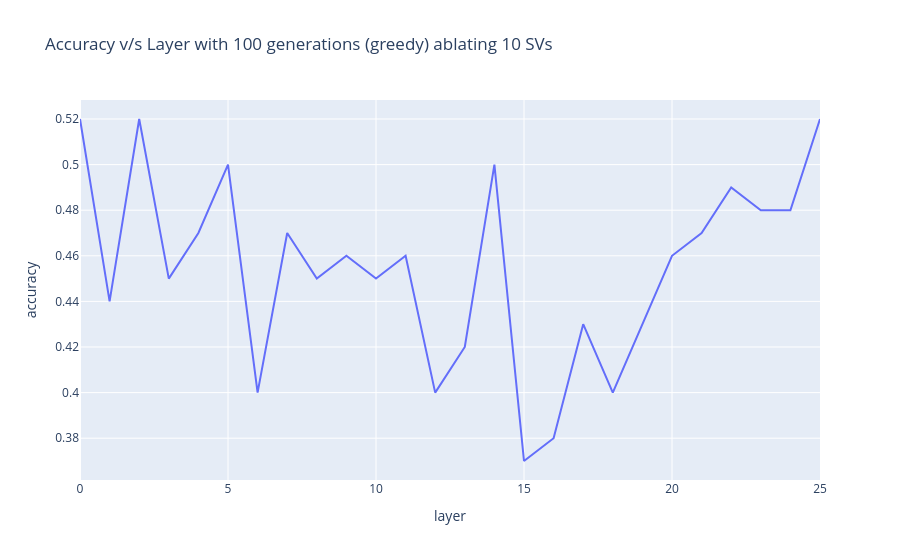

Notebook source saved alongside this figure:
### Code cell
fig = px.line(df, x="layer", y="accuracy", title="Accuracy v/s Layer with 100 generations (greedy) ablating 10 SVs")
fig.show()

### Figure 1 — Plotly figure (JSON) as saved in the notebook; plotly's stock layout.template omitted (floating-point values rounded to 4 significant figures)
{"data": [{"hovertemplate": "layer=%{x}<br>accuracy=%{y}<extra></extra>", "legendgroup": "", "line": {"color": "#636efa", "dash": "solid"}, "marker": {"symbol": "circle"}, "mode": "lines", "name": "", "orientation": "v", "showlegend": false, "type": "scatter", "x": [0, 1, 2, 3, 4, 5, 6, 7, 8, 9, 10, 11, 12, 13, 14, 15, 16, 17, 18, 19, 20, 21, 22, 23, 24, 25], "xaxis": "x", "y": [0.52, 0.44, 0.52, 0.45, 0.47, 0.5, 0.4, 0.47, 0.45, 0.46, 0.45, 0.46, 0.4, 0.42, 0.5, 0.37, 0.38, 0.43, 0.4, 0.43, 0.46, 0.47, 0.49, 0.48, 0.48, 0.52], "yaxis": "y"}], "layout": {"legend": {"tracegroupgap": 0}, "title": {"text": "Accuracy v/s Layer with 100 generations (greedy) ablating 10 SVs"}, "xaxis": {"anchor": "y", "domain": [0, 1], "title": {"text": "layer"}}, "yaxis": {"anchor": "x", "domain": [0, 1], "title": {"text": "accuracy"}}}}
